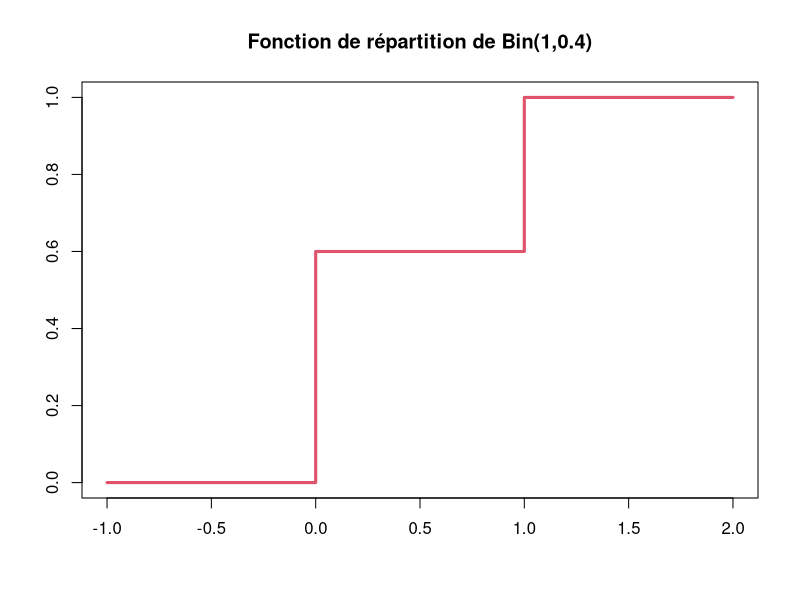
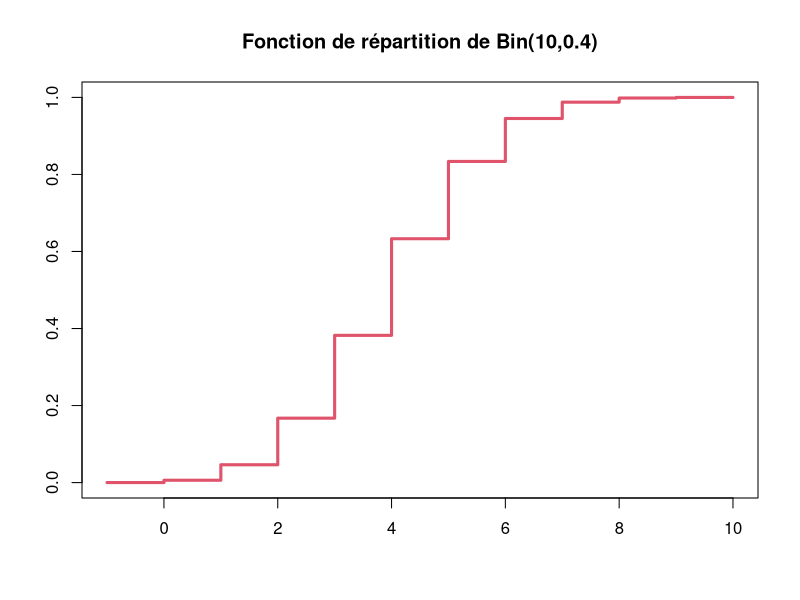
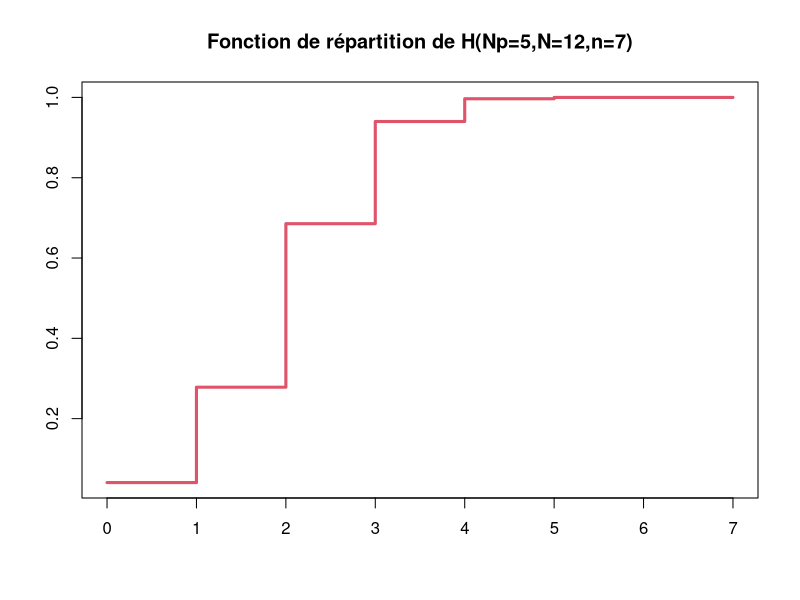
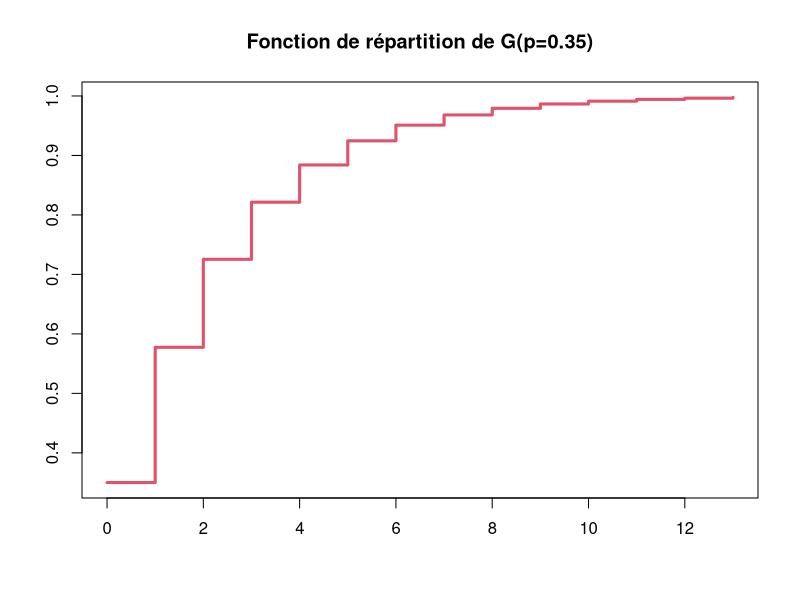
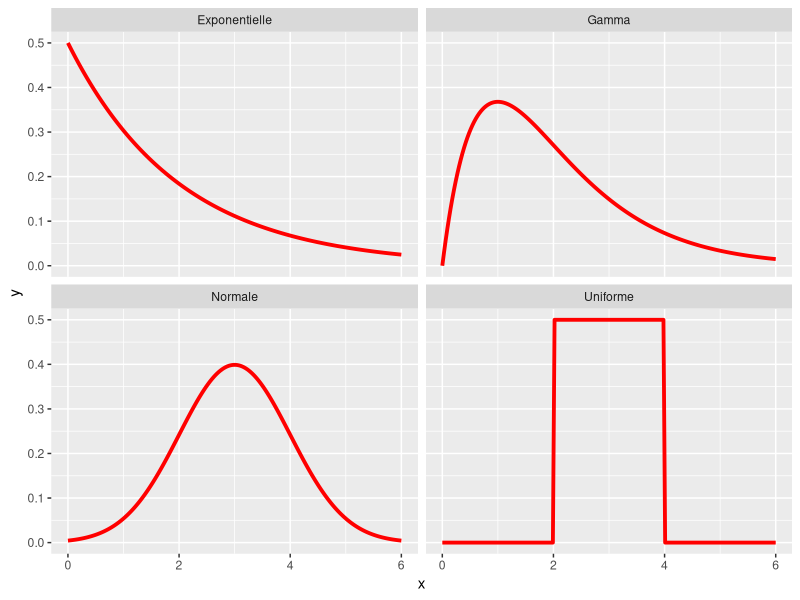

R code for these plots, in order:
#########################################
#   Lois usuelles discrètes
########################################

# Loi de Bernoulli

# génération de 100 réalisations B(1,0.4)
X=rbinom(100,1,0.4)
X[1:10]

# fonction de répartition

plot(-1:2, pbinom(-1:2, size = 1, prob = 0.4), type="s",lwd=3, xlab="",
     ylab="", col=2, main = "Fonction de répartition de Bin(1,0.4)")

# Loi binômiale

# génération de 100 réalisations B(10,0.4)
X=rbinom(100,10,0.4)
X[1:10]

# fonction de répartition

plot(-1:10, pbinom(-1:10, size = 10, prob = 0.4), type="s",lwd=3, xlab="",
     ylab="", col=2, main = "Fonction de répartition de Bin(10,0.4)")

# loi hypergéométrique

# génération de 100 réalisations H(Np=5,N=12,n=7)
X=rhyper(100,5,12,7)
X[1:10]

# fonction de répartition

plot(0:7, phyper(0:7,5,12,7), type="s",lwd=3, xlab="",
     ylab="", col=2, main = "Fonction de répartition de H(Np=5,N=12,n=7)")

# loi géométrique

# génération de 100 réalisations G(p=0.35)
# Sous R, le support de X est 0,1,2,...
X=rgeom(100,0.35)+1
X[1:10]

# fonction de répartition

plot(0:13, pgeom(0:13,0.35), type="s",lwd=3, xlab="",
     ylab="", col=2, main = "Fonction de répartition de G(p=0.35)")

#################################################
#     lois usuelles continues
################################################

# install.packages("ggplot2")
library(ggplot2)

x <- seq(from = 0, to = 6, length.out = 200) # Define the density domains
ylim <- c(0, 0.6)

#######
df <- rbind(
  data.frame(x = x, dist_name = "Uniforme"  , y = dunif(x, min   = 2, max = 4)),
  data.frame(x = x, dist_name = "Normale"     , y = dnorm(x, mean  = 3, sd = 1)),
  data.frame(x = x, dist_name = "Exponentielle", y = dexp(x, rate  = 1 / 2)),
  data.frame(x = x, dist_name = "Gamma"      , y = dgamma(x, shape = 2, rate = 1)) )

############
ggplot(data = df, aes(x = x, y = y)) +
  geom_line(size=1.3, color="red") +
  facet_wrap(~dist_name)+theme(plot.title=element_text(size=20,face="bold"))




